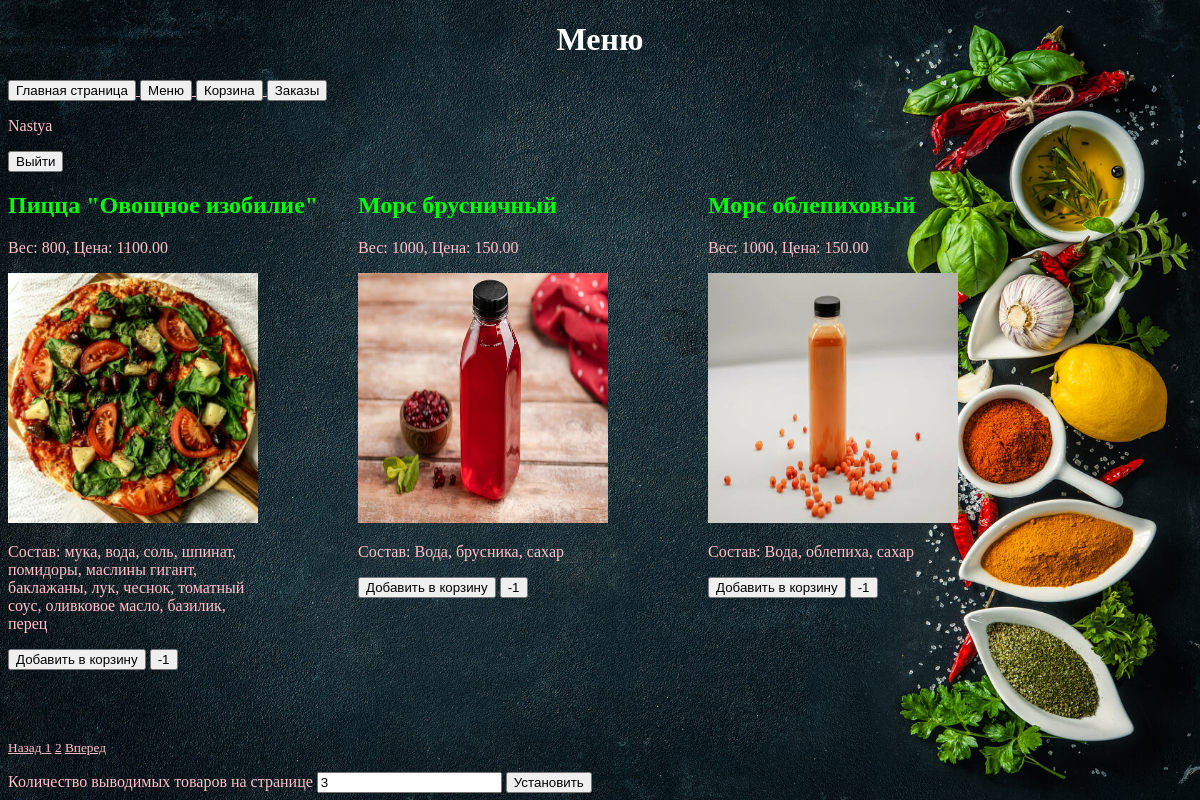
Screenshot of /menu/?page=2 (signed in) with the database file from the repository.
### appFood/models.py (models this page shows, shortened)
class Menu(models.Model):
    name_food = models.CharField(max_length=30)
    category = models.ForeignKey('Category', on_delete=models.PROTECT)
    weight_gr = models.IntegerField()
    price = models.DecimalField(max_digits=50000, decimal_places=2)
    ingredients = models.TextField()
    image = models.CharField(max_length=200)
    time_create = models.DateTimeField(auto_created=True)
    time_update = models.DateTimeField(auto_now_add=True)

### appFood/views.py (the view, shortened to what this page needs)
# urls.py: path('menu/', views.menu),
def menu(request):
    title = 'Меню'
    global k
    global basket_list
    menus = Menu.objects.all().order_by('id')
    paginator = Paginator(menus, k)
    page_number = request.GET.get('page')
    page_obj = paginator.get_page(page_number)
    context = {
        'title': title,
        'page_obj': page_obj,
        'k': k,
        'basket_list': basket_list,
    }
    return render(request, 'menu.html', context)

### templates/menu.html (shortened to what this page needs)
{% extends "base.html" %}
{% load static %}
{% block pagename %}
<h1>{{ title }}</h1>
{% endblock %}
{% block content %}
<div id="main">
    {% for menu in page_obj %}
    <div>
        <h2>{{ menu.name_food }}</h2>
        <p>Вес: {{ menu.weight_gr }}, Цена: {{ menu.price }}</p>
        <img src='{% static menu.image %}' style="width: 250px; height: 250px;">
        <p style="width: 250px">Состав: {{ menu.ingredients }}</p>
        <form method="post">
            <button type="submit" name="add">Добавить в корзину</button>
            <button type="submit" name="del">-1</button>
        </form>
    </div>
    {% endfor %}
</div>
<div class="pagination">
    {% if page_obj.has_other_pages %}
    <p><small>
        <nav aria-label="Page navigation">
            {% if page_obj.has_previous %}
            <a class="page-link" href="?page={{ page_obj.previous_page_number }}" aria-label="Previous">
                <span aria-hidden="true">Назад</span>
            </a>
            {% else %}
            <a class="page-link" href="#" aria-label="Previous">
                <span aria-hidden="true">Назад</span>
            </a>
            {% endif %}
            {% for i in page_obj.paginator.page_range %}
            {% if page.obj.number == i %}
            <a class="page-link" href="#">{{ i }}</a>
            {% else %}
            <a class="page-link" href="?page={{ i }}">{{ i }}</a>
            {% endif %}
            {% endfor %}
            {% if page_obj.has_next %}
            <a class="page-link" href="?page={{ page_obj.next_page_number }}" aria-label="Next">
                <span aria-hidden="true">Вперед</span>
            </a>
            {% else %}
            <a class="page-link" href="#" aria-label="Next">
                <span aria-hidden="true">Вперед</span>
            </a>
            {% endif %}
        </nav>
        {% endif %}
    </small></p>
    <form method="post">
        <label for="k">Количество выводимых товаров на странице</label>
        <input type="number" id="k" name="k" maxlength="2" value="{{ k }}" required>
        <button type="submit" name="pag">Установить</button>
    </form>
</div>
{% endblock %}

### templates/base.html (shortened to what this page needs)
{% load static %}
<!DOCTYPE html>
<html lang="en">
<head>
    <link rel="stylesheet" type="text/css" href='{% static "style12.css" %}'>
</head>
<body>
<header>
    {% block pagename %}{% endblock %}
</header>
<nav>
    {% block menu %}
    <a href='http://127.0.0.1:8000/base/'>
        <button type="button">Главная страница</button>
    </a>
    <a href='http://127.0.0.1:8000/menu/'>
        <button type="button">Меню</button>
    </a>
    <a href='http://127.0.0.1:8000/basket/'>
        <button type="button">Корзина</button>
    </a>
    {% if request.user.is_authenticated == True %}
    <a href='http://127.0.0.1:8000/orders/'>
        <button type="button">Заказы</button>
    </a>
    {% endif %}
    <p>{{ user }}</p>
    {% if request.user.is_authenticated == False %}
    <a href='http://127.0.0.1:8000/login/'>
        <button type="button">Войти</button>
    </a>
    <a href='http://127.0.0.1:8000/register/'>
        <button type="button">Зарегистрироваться</button>
    </a>
    {% else %}
    <a href='http://127.0.0.1:8000/logout/'>
        <button type="button">Выйти</button>
    </a>
    {% endif %}
    {% endblock %}
</nav>
<main>
    {% block content %}{% endblock %}
</main>
</body>
</html>

### static/style12.css (style rules this page uses)
h1 { text-align: center; color: #FFFFFF; }
p { text-align: left; color: #FFC0CB; }
a { text-align: left; color: #FFC0CB; }
html { background-image: url(fon1.jpg); background-repeat: no-repeat; background-position: center center; background-attachment: fixed; -webkit-background-size: cover; -moz-background-size: cover; -o-background-size: cover; background-size: cover; }
form { text-align: left; color: #FFC0CB; }
body { text-align: left; color: #FFC0CB; }
div { text-align: left; color: #00FF00; }
#main { width: 1200px; overflow: hidden; }
#main>div { width: 350px; height: 550px; display: inline-block; float:left; }

### rows the page displays
Menu: name_food "Пицца \"Овощное изобилие\"", weight_gr "800", price "1100.00", image (picture), ingredients "мука, вода, соль, шпинат, помидоры, маслины гигант, баклажаны, лук, чеснок, томатный соус, оливковое масло, базилик, перец"
Menu: name_food "Морс брусничный", weight_gr "1000", price "150.00", image (picture), ingredients "Вода, брусника, сахар"
Menu: name_food "Морс облепиховый", weight_gr "1000", price "150.00", image (picture), ingredients "Вода, облепиха, сахар"

### other values shown
{{ title }} "Меню"
{{ user }} "Nastya"
{{ i }} "1" "2"
